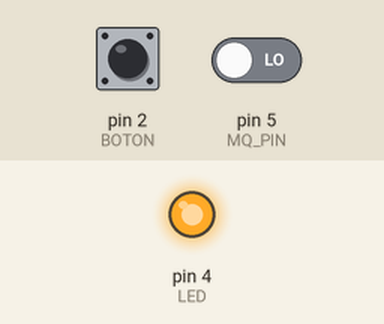
This sketch was run on a simulated Arduino Uno, built with avr-gcc and run on an emulated ATmega328P. On the bench: output pins drawn as LEDs (lit = HIGH). The inputs (shaded band) are chosen by the test bench; at power-on: pin 2 (BOTON) LOW, pin 5 (MQ_PIN) LOW. No radio packets arrive unless stated; what the sketch prints to the serial monitor is not drawn.

Above: at 1.2 s.
1.3 s: pin 2 (BOTON) pulled HIGH for 0.15 s
At 2.5 s:
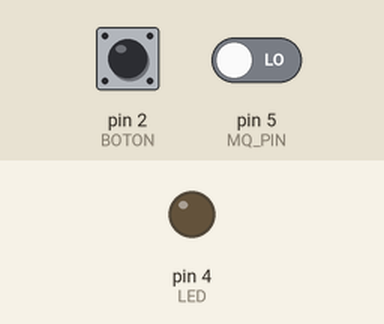
2.9 s: pin 5 (MQ_PIN) driven HIGH
6.3 s: pin 5 (MQ_PIN) driven LOW
Timing chart, 0 to 14.8 s (numbered marks = the images above; inputs shaded):
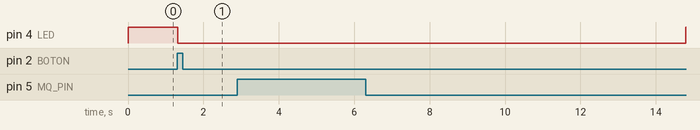

Measured:
- after the input at 1.3 s, pin 4 (LED): HIGH → LOW at once
- after the input at 2.9 s, every drawn part: stays the same
- after the input at 6.3 s, pin 4 (LED): LOW → HIGH after 8.5 s

The sketch:

own_project.ino
```cpp
#include "RF24.h"
RF24 myRadio (7, 8);
byte addresses[][6] = {"0", "1","2"};

const int LED =4;
const int BOTON = 2;
int val=0;
int state1 = 0;
int old_val = 0;
const int MQ_PIN = 5;
const int MQ_DELAY = 500;


struct package
{
  int led1= 0;
  int led2 = 0;
  bool state = 0;
  };
 typedef struct package Package;
 Package data;

void setup() {
  pinMode(LED, OUTPUT);
  pinMode(BOTON, INPUT);
  Serial.begin(115200);
//  delay(100);
  myRadio.begin();
  myRadio.setChannel(115);
  myRadio.setPALevel(RF24_PA_MAX);
  myRadio.setDataRate(RF24_250KBPS);
  myRadio.openReadingPipe(1, addresses[0]);
  myRadio.openWritingPipe(addresses[0]);

}

void loop() {

  myRadio.stopListening();
  data.state= digitalRead(MQ_PIN);

  if (!data.state)
  {
    Serial.println("Deteccion");
    digitalWrite(LED,HIGH);
    myRadio.write(&data, sizeof(data));

  }
  else
  {
    Serial.println("No detectado");
//    digitalWrite(LED,LOW);
  }

  //delay(MQ_DELAY);

  val= digitalRead(BOTON); // lee el estado del Boton
  if ((val == HIGH) && (old_val == LOW)){
  data.led1=1-data.led1;
  myRadio.write(&data, sizeof(data));

  delay(10);
  }

  old_val = val; // valor del antiguo estado
  if (data.led1==1){
  digitalWrite(LED, LOW); // enciende el LED
  }
//  else{
//  digitalWrite(LED,LOW); // apagar el LED

//  }
  delay(10);


  myRadio.startListening();

  if(myRadio.available())
  {

    while(myRadio.available())
    {
      myRadio.read(&data, sizeof(data));
    }
    Serial.print("reading");

//    Serial.println(data.led2);
    //Serial.print("\n");
    if(data.led2 ==1){
      digitalWrite(LED, LOW);
    }
//    else{
  //       digitalWrite(LED, LOW);

    //  }
  //Serial.println(data.led2);
  }
 delay(10);


 }
```
